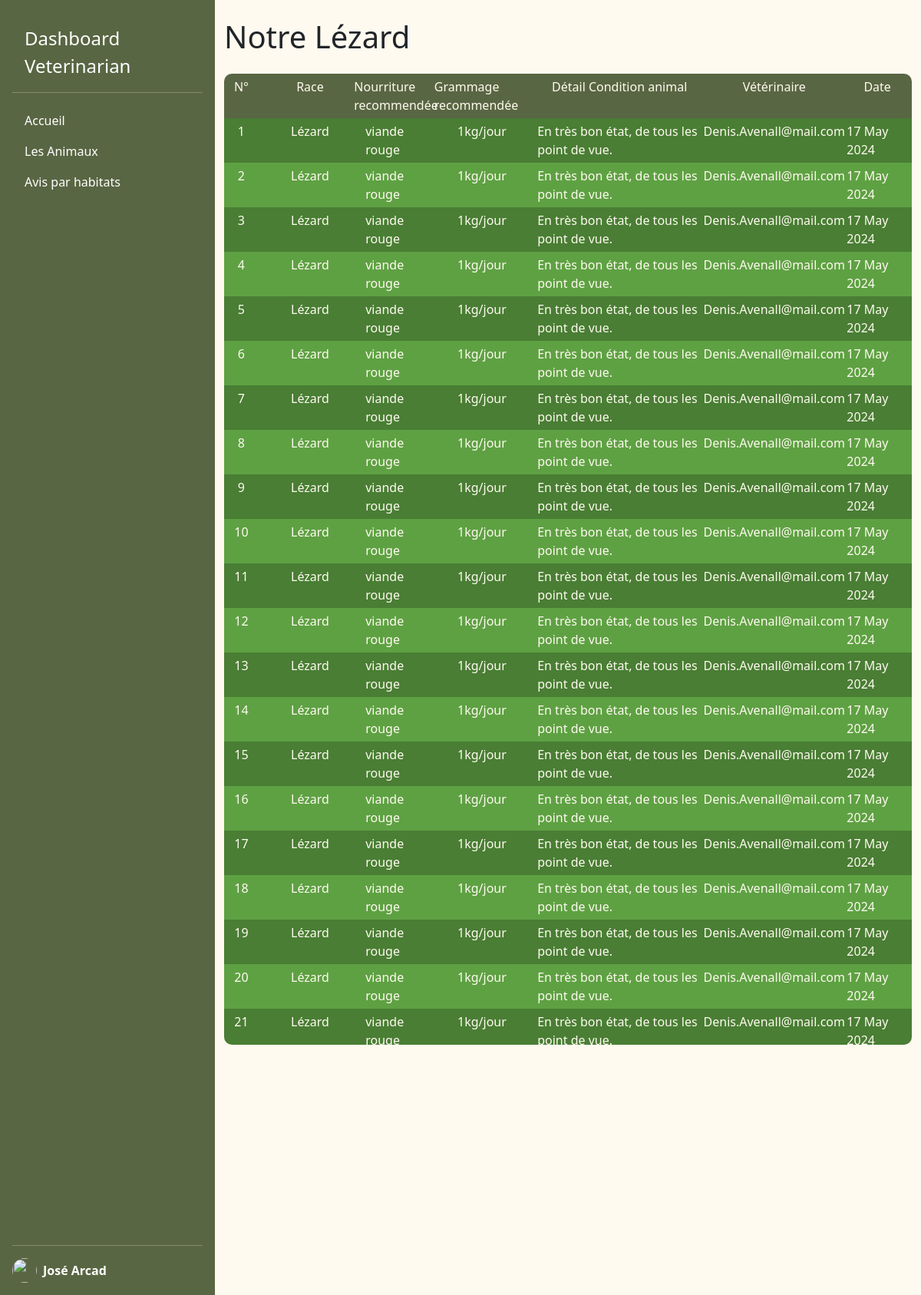
The app's page /veterinarian/pages/animalOpinion.php?animal_id=1 with its own data.
### tables this page shows
CREATE TABLE IF NOT EXISTS `animal`(
    animal_id INT NOT NULL AUTO_INCREMENT,
    animal_race VARCHAR(255) NOT NULL,
    animal_condition VARCHAR(255),
    food VARCHAR(255),
    food_weight VARCHAR(255),
    food_date_time INT,
    veterinary_opinion_id INT,
    habitat_id INT,
    class_id INT,
    PRIMARY KEY(animal_id),
    FOREIGN KEY(habitat_id) REFERENCES habitat(habitat_id),
    FOREIGN KEY(class_id) REFERENCES class(class_id)
);

CREATE TABLE IF NOT EXISTS `veterinary_opinion`(
    veterinary_opinion_id INT NOT NULL AUTO_INCREMENT,
    date INT NOT NULL,
    recommended_food VARCHAR(255) NOT NULL,
    recommended_food_weight VARCHAR(255) NOT NULL,
    animal_condition_details VARCHAR(255),
    username VARCHAR(255),
    animal_id INT,
    PRIMARY KEY(veterinary_opinion_id),
    FOREIGN KEY(username) REFERENCES user(username),
    FOREIGN KEY(animal_id) REFERENCES animal(animal_id)
);

### lib/functions.php (called while the page is built, shortened)
<?php
function getAnimal(PDO $pdo, int $animal_id): array
{
    $query = $pdo->prepare("SELECT * FROM animal JOIN class ON animal.class_id=class.class_id JOIN habitat ON animal.habitat_id=habitat.habitat_id WHERE animal_id=:animal_id");
    $query->bindValue(":animal_id", $animal_id);
    $query->execute();
    $animal = $query->fetch(PDO::FETCH_ASSOC);
    return $animal;
}
function getVeterinarianOpinions(PDO $pdo): array
{
    $query = $pdo->prepare("SELECT * FROM veterinary_opinion");
    $query->execute();
    $veterinary_opinions = $query->fetchAll(PDO::FETCH_ASSOC);
    return $veterinary_opinions;
}

### veterinarian/pages/animalOpinion.php (the view, shortened to what this page needs)
<?php
require_once __DIR__ . "../../templates/header.php";
$animal_id = $_GET['animal_id'];
$animal = getAnimal($pdo, $animal_id);
$veterinary_opinions = getVeterinarianOpinions($pdo);
?>
<div class="container">
    <div class="d-flex align-items-center justify-content-between">
        <h1 class="my-4">Notre <?= $animal['animal_race'] ?></h1>
    </div>
    <div class="table">
        <div class="table_head table_head_opinion_animals">
            <div class="table_head_text">N°</div>
            <div class="table_head_text">Race</div>
            <div class="table_head_text">Nourriture recommendée</div>
            <div class="table_head_text">Grammage recommendée</div>
            <div class="table_head_text">Détail Condition animal</div>
            <div class="table_head_text">Vétérinaire</div>
            <div class="table_head_text">Date</div>
        </div>
        <?php foreach ($veterinary_opinions as $key => $veterinary_opinion) { ?>
            <div class="table_body table_body_opinion_animals <?php if ($key % 2 === 0) {
                                                            echo "striped";
                                                        } ?>">
                <div class="table_body_text"><?= $veterinary_opinion['veterinary_opinion_id'] ?></div>
                <div class="table_body_text"><?= $animal['animal_race'] ?></div>
                <div class="table_body_text"><?= $veterinary_opinion['recommended_food'] ?></div>
                <div class="table_body_text"><?= $veterinary_opinion['recommended_food_weight'] ?></div>
                <div class="table_body_text"><?= $veterinary_opinion['animal_condition_details'] ?></div>
                <div class="table_body_text"><?= $veterinary_opinion['username'] ?></div>
                <div class="table_body_text"><?= date('d M Y', $veterinary_opinion['date']) ?></div>
            </div>
        <?php } ?>
    </div>
</div>
<?php
require_once __DIR__ . "../../templates/footer.php";
?>

### veterinarian/assets/css/styles.css (style rules this page uses)
body { margin: 0; background-color: #fffaef; }
@media screen and (min-width: 993px) { .table { max-height: 75vh; width: 100%; color: #fffaef; overflow: scroll; border-radius: 10px; } }
@media screen and (min-width: 993px) { .table_head { background-color: #596643; } }
@media screen and (min-width: 993px) { .table_body { background-color: #5ea143; } }
@media screen and (min-width: 993px) { .striped { background-color: #497e34; } }
@media screen and (min-width: 993px) { .table_head, .table_body { display: grid; grid-template-columns: 5% 15% 30% 20% 15% 15%; } }
@media screen and (min-width: 993px) { .table_head_text, .table_body_text { display: flex; justify-content: center; padding: 5px; } }
@media screen and (min-width: 993px) { .table_head_opinion_animals, .table_body_opinion_animals { grid-template-columns: 5% 15% 10% 15% 25% 20% 10%; } }

### records on screen
animal: animal_race "Lézard"
veterinary_opinion: veterinary_opinion_id "1", animal.animal_race "Lézard", recommended_food "viande rouge", recommended_food_weight "1kg/jour", animal_condition_details "En très bon état, de tous les point de vue.", username "Denis.Avenall@mail.com", date "17 May 2024"
veterinary_opinion: veterinary_opinion_id "2", recommended_food "viande rouge", recommended_food_weight "1kg/jour", animal_condition_details "En très bon état, de tous les point de vue.", username "Denis.Avenall@mail.com", date "17 May 2024"
veterinary_opinion: veterinary_opinion_id "3", recommended_food "viande rouge", recommended_food_weight "1kg/jour", animal_condition_details "En très bon état, de tous les point de vue.", username "Denis.Avenall@mail.com", date "17 May 2024"
veterinary_opinion: veterinary_opinion_id "4", recommended_food "viande rouge", recommended_food_weight "1kg/jour", animal_condition_details "En très bon état, de tous les point de vue.", username "Denis.Avenall@mail.com", date "17 May 2024"
veterinary_opinion: veterinary_opinion_id "5", recommended_food "viande rouge", recommended_food_weight "1kg/jour", animal_condition_details "En très bon état, de tous les point de vue.", username "Denis.Avenall@mail.com", date "17 May 2024"
veterinary_opinion: veterinary_opinion_id "6", recommended_food "viande rouge", recommended_food_weight "1kg/jour", animal_condition_details "En très bon état, de tous les point de vue.", username "Denis.Avenall@mail.com", date "17 May 2024"
veterinary_opinion: veterinary_opinion_id "7", recommended_food "viande rouge", recommended_food_weight "1kg/jour", animal_condition_details "En très bon état, de tous les point de vue.", username "Denis.Avenall@mail.com", date "17 May 2024"
veterinary_opinion: veterinary_opinion_id "8", recommended_food "viande rouge", recommended_food_weight "1kg/jour", animal_condition_details "En très bon état, de tous les point de vue.", username "Denis.Avenall@mail.com", date "17 May 2024"
veterinary_opinion: veterinary_opinion_id "9", recommended_food "viande rouge", recommended_food_weight "1kg/jour", animal_condition_details "En très bon état, de tous les point de vue.", username "Denis.Avenall@mail.com", date "17 May 2024"
veterinary_opinion: veterinary_opinion_id "10", recommended_food "viande rouge", recommended_food_weight "1kg/jour", animal_condition_details "En très bon état, de tous les point de vue.", username "Denis.Avenall@mail.com", date "17 May 2024"
veterinary_opinion: veterinary_opinion_id "11", recommended_food "viande rouge", recommended_food_weight "1kg/jour", animal_condition_details "En très bon état, de tous les point de vue.", username "Denis.Avenall@mail.com", date "17 May 2024"
veterinary_opinion: veterinary_opinion_id "12", recommended_food "viande rouge", recommended_food_weight "1kg/jour", animal_condition_details "En très bon état, de tous les point de vue.", username "Denis.Avenall@mail.com", date "17 May 2024"
veterinary_opinion: veterinary_opinion_id "13", recommended_food "viande rouge", recommended_food_weight "1kg/jour", animal_condition_details "En très bon état, de tous les point de vue.", username "Denis.Avenall@mail.com", date "17 May 2024"
veterinary_opinion: veterinary_opinion_id "14", recommended_food "viande rouge", recommended_food_weight "1kg/jour", animal_condition_details "En très bon état, de tous les point de vue.", username "Denis.Avenall@mail.com", date "17 May 2024"
veterinary_opinion: veterinary_opinion_id "15", recommended_food "viande rouge", recommended_food_weight "1kg/jour", animal_condition_details "En très bon état, de tous les point de vue.", username "Denis.Avenall@mail.com", date "17 May 2024"
veterinary_opinion: veterinary_opinion_id "16", recommended_food "viande rouge", recommended_food_weight "1kg/jour", animal_condition_details "En très bon état, de tous les point de vue.", username "Denis.Avenall@mail.com", date "17 May 2024"
veterinary_opinion: veterinary_opinion_id "17", recommended_food "viande rouge", recommended_food_weight "1kg/jour", animal_condition_details "En très bon état, de tous les point de vue.", username "Denis.Avenall@mail.com", date "17 May 2024"
veterinary_opinion: veterinary_opinion_id "18", recommended_food "viande rouge", recommended_food_weight "1kg/jour", animal_condition_details "En très bon état, de tous les point de vue.", username "Denis.Avenall@mail.com", date "17 May 2024"
veterinary_opinion: veterinary_opinion_id "19", recommended_food "viande rouge", recommended_food_weight "1kg/jour", animal_condition_details "En très bon état, de tous les point de vue.", username "Denis.Avenall@mail.com", date "17 May 2024"
veterinary_opinion: veterinary_opinion_id "20", recommended_food "viande rouge", recommended_food_weight "1kg/jour", animal_condition_details "En très bon état, de tous les point de vue.", username "Denis.Avenall@mail.com", date "17 May 2024"
veterinary_opinion: veterinary_opinion_id "21", recommended_food "viande rouge", recommended_food_weight "1kg/jour", animal_condition_details "En très bon état, de tous les point de vue.", username "Denis.Avenall@mail.com", date "17 May 2024"

### other values on screen
$menuItem["title"] "Accueil"
$menuItem["title"] "Les Animaux"
$menuItem["title"] "Avis par habitats"
